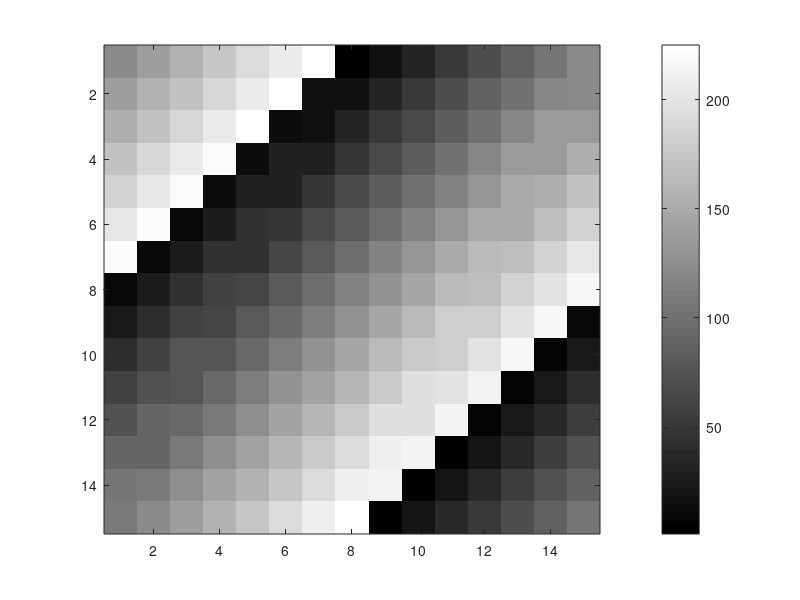

Reproduce this figure in MATLAB.
t = [0:0.01:0.98];
y1 = sin(2*pi*4*t);
plot(t,y1,'g')
hold on;
y2 = cos(2*pi*4*t);

plot(t,y2,'b')

xlabel('time')
ylabel('value')

legend('sin','cos')
title('plot')

close;

subplot(1,2,1)
plot(t,y1);
subplot(1,2,2)
plot(t,y2)


clf;

A = magic(5)

imagesc(A), colorbar, colormap gray;
A(1,2)
imagesc(magic(15)), colorbar, colormap gray;